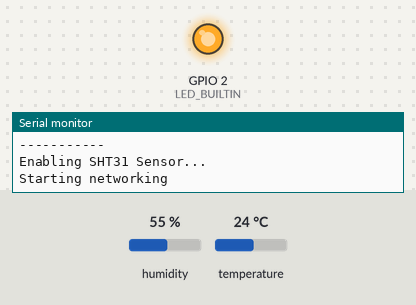
Bench run of a sketch on a simulated ESP8266 (NodeMCU). Parts: output pins drawn as LEDs (lit = HIGH, except the on-board LED, lit = LOW), the last lines printed to the serial monitor. Inputs (shaded band) come from the test bench; at power-on: humidity 55 %, temperature 24 °C. WiFi joins after 1.5 s; servers stay silent unless stated; no MQTT or app messages arrive unless stated.

Above: at 1.1 s.
At 8.6 s:
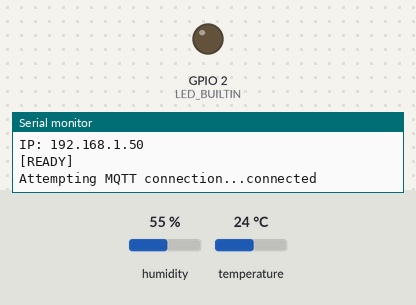
Timing chart, 0 to 10.1 s (numbered marks = the images above):
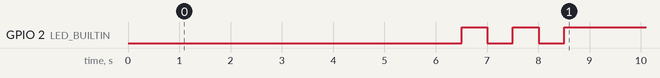

The sketch:

wxNode_esp8266_sht31d.ino
```cpp
#include <ESP8266WiFi.h>
#include <ESP8266mDNS.h>
#include <Adafruit_Sensor.h>
#include <Adafruit_SHT31.h>
#include <PubSubClient.h>

#define wifi_ssid "wifi_ssid"
#define wifi_password "wifi_password"
#define mqtt_username "mqttsensor"
#define mqtt_password "mqttsensor"

#define mqtt_server "server.address.com"  // MQTT Cloud address
#define humidity_topic "humidity"
#define temperature_topic "temperature_F"

// esp8266 sensor/node id (name)
String sensorid = "attic";
String mqttprefix = "esp_";
String mqttcname = mqttprefix + sensorid;

// init sensor(s)
Adafruit_SHT31 sht31 = Adafruit_SHT31();

// start wifi
WiFiClient espClient;
PubSubClient client(espClient);

void setup() {
  // init serial
  Serial.begin(115200);
  delay(1000);
  Serial.println("-----------");
  Serial.println("wxNode v0.4");
  Serial.println("-----------");
  // init onboard LED
  pinMode(LED_BUILTIN, OUTPUT);
  // turn on status LED
  digitalWrite(LED_BUILTIN, LOW);

  // enable SHT31 sensor
  Serial.println("Enabling SHT31 Sensor...");
  sht31.begin(0x44);

  // start networking
  Serial.print("Starting networking");
  WiFi.begin(wifi_ssid, wifi_password);
  while (WiFi.status() != WL_CONNECTED) {
      delay(2500);
      Serial.print(".");
  }
  delay(1000);
  Serial.println("");
  Serial.print("IP: ");
  Serial.print(WiFi.localIP());
  Serial.println("");
  delay(2000);

  // Blink LED and turn off (startup finished)
  digitalWrite(LED_BUILTIN, HIGH);
  delay(500);
  digitalWrite(LED_BUILTIN, LOW);
  delay(500);
  digitalWrite(LED_BUILTIN, HIGH);
  delay(500);
  digitalWrite(LED_BUILTIN, LOW);
  delay(500);
  digitalWrite(LED_BUILTIN, HIGH);
  Serial.println("[READY]");
  Serial.println("");
  Serial.println("");
  client.setServer(mqtt_server, 1883);
}

void reconnect() {
    // Loop until we're reconnected
    while (!client.connected()) {
        Serial.print("Attempting MQTT connection...");
        if (client.connect(String(mqttcname).c_str(),mqtt_username,mqtt_password)) {
            Serial.println("connected");
        } else {
            Serial.print("failed, rc=");
            Serial.print(client.state());
            Serial.println(" try again in 5 seconds");
            digitalWrite(LED_BUILTIN, LOW);
            delay(5000);
            digitalWrite(LED_BUILTIN, HIGH);
        }
    }
}

bool checkBound(float newValue, float prevValue, float maxDiff) {
    return newValue < prevValue - maxDiff || newValue > prevValue + maxDiff;
}

long lastMsg = 0;
float temp1 = 0.0;
float hum = 0.0;
float diff = 0.1;
float runcount = 0;
float runcountlimit = 20;

void loop() {
      if (!client.connected()) {
        reconnect();
      }
      client.loop();
      // read temp from SHT31 sensor
      float tempsht31 = sht31.readTemperature();
      // 5000ms delay between reads
      delay(5000);
      // read humidity
      float newHum = sht31.readHumidity();
      // conversion math
      float newTemp = (tempsht31 * 1.8) + 32;

      // in addition to updating based on "diff" value, force an update after runcountlimit is met
      if (runcount == runcountlimit) {
        temp1 = 0.0;
        hum = 0.0;
        Serial.println("Runcount met, forcing update...");
      }
      else {
           runcount = runcount + 1;
      }

      if (checkBound(newTemp, temp1, diff)) {
        String ctopic = "homeassistant/sensor/" + mqttcname + "_T/config";
        String cpayload = "{ \"dev_cla\": \"temperature\", \"name\": \"" + sensorid + "T\", \"uniq_id\": \"" + mqttcname + "_T\", \"stat_t\": \"homeassistant/sensor/" + mqttcname + "_T/state\", \"unit_of_meas\": \"°F\", \"value_template\": \"{{ value_json.temperature }}\" }";
        String pubtopic = "homeassistant/sensor/" + mqttcname + "_T/state";
        String pubpayloadstart = "{ \"temperature\": ";
        String pubpayloadend = " }";
        String pubpayload = pubpayloadstart + newTemp + pubpayloadend;
        temp1 = newTemp;
        Serial.print("New temperature:");
        Serial.println(String(temp1).c_str());
        Serial.println("Sending:");
        Serial.println(ctopic);
        Serial.println(cpayload);
        Serial.println(pubtopic);
        Serial.println(pubpayload);
        Serial.println("");
        client.publish(String(ctopic).c_str(), String(cpayload).c_str(), true);
        client.publish(String(pubtopic).c_str(), String(pubpayload).c_str(), true);
      }
      if (checkBound(newHum, hum, diff)) {
        String ctopic = "homeassistant/sensor/" + mqttcname + "_H/config";
        String cpayload = "{ \"dev_cla\": \"humidity\", \"name\": \"" + sensorid + "H\", \"uniq_id\": \"" + mqttcname + "_H\", \"stat_t\": \"homeassistant/sensor/" + mqttcname + "_H/state\", \"unit_of_meas\": \"%\", \"value_template\": \"{{ value_json.humidity }}\" }";
        String pubtopic = "homeassistant/sensor/" + mqttcname + "_H/state";
        String pubpayloadstart = "{ \"humidity\": ";
        String pubpayloadend = " }";
        String pubpayload = pubpayloadstart + newHum + pubpayloadend;
        hum = newHum;
        Serial.print("New humidity:");
        Serial.println(String(hum).c_str());
        Serial.println("Sending:");
        Serial.println(ctopic);
        Serial.println(cpayload);
        Serial.println(pubtopic);
        Serial.println(pubpayload);
        Serial.println("");
        client.publish(String(ctopic).c_str(), String(cpayload).c_str(), true);
        client.publish(String(pubtopic).c_str(), String(pubpayload).c_str(), true);
      }

  // additional delay between reads
  // (5000ms of delay is already built-in)
  delay(25000);
}
```
